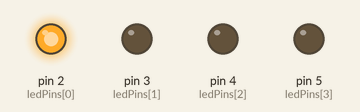
Recording of a sketch running on a simulated Arduino Uno, built with avr-gcc and run on an emulated ATmega328P. On the bench: output pins drawn as LEDs (lit = HIGH).

Above: at 0.1 s.
At 5.7 s:
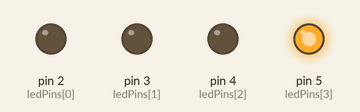
At 16.2 s:
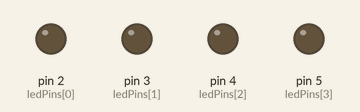
At 19.4 s:
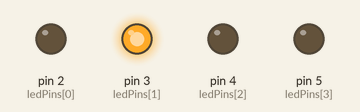
At 32.5 s:
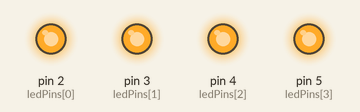
At 38.7 s:
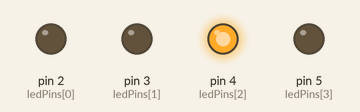
Timing chart, 0 to 40.0 s (numbered marks = the images above):
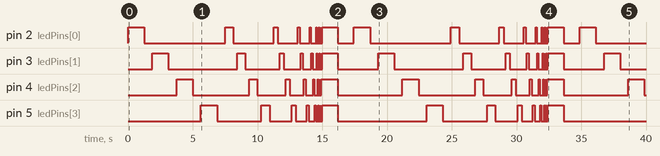

The sketch:

led_select.ino
```cpp
int ledPins[] = {2, 3, 4, 5};
int delayTime = 1250; // this number times 255 is ~how long the led will take to glow all the way
void setup() {
  for (int i=0; i<4; i++) {
    pinMode(ledPins[i], OUTPUT);
  }
}

//member functions
void powerPin_1()
{
  digitalWrite(ledPins[0], HIGH);
}
void offPin_1()
{
    digitalWrite(ledPins[0], LOW);
}
void powerPin_2()
{
  digitalWrite(ledPins[1], HIGH);
}
void offPin_2()
{
    digitalWrite(ledPins[1], LOW);
}
void powerPin_3()
{
  digitalWrite(ledPins[2], HIGH);
}
void offPin_3()
{
    digitalWrite(ledPins[2], LOW);
}
void powerPin_4()
{
  digitalWrite(ledPins[3], HIGH);
}
void offPin_4()
{
    digitalWrite(ledPins[3], LOW);
}

void powerAll() {
  powerPin_1();
  powerPin_2();
  powerPin_3();
  powerPin_4();
}

void offAll() {
  offPin_1();
  offPin_2();
  offPin_3();
  offPin_4();
}

void loop() {
  /*
  for (int i=0; i<4; i++) {
  digitalWrite(ledPins[i], HIGH);
  delay(delayTime);
  digitalWrite(ledPins[i], LOW);
  delay(delayTime);
  }
  */
  do {
  delayTime=delayTime/2;

  powerPin_1();
  delay(delayTime * 2);
  offPin_1();
  delay(delayTime);

  powerPin_2();
  delay(delayTime * 2);
  offPin_2();
  delay(delayTime);

  powerPin_3();
  delay(delayTime * 2);
  offPin_3();
  delay(delayTime);

  powerPin_4();
  delay(delayTime * 2);
  offPin_4();
  delay(delayTime);
  } while (delayTime > 0);

  delayTime=1250;
  powerAll();

  delay(delayTime);
  offAll();
  delay(delayTime);

  Serial.println("");
}
```

Measured:
- by itself, pin 5 (ledPins[3]): LOW → HIGH at 5.6 s, → LOW 1.3 s later, → HIGH 3.4 s later, → LOW 0.62 s later, … (36 changes in this stretch)
- by itself, pin 2 (ledPins[0]): repeats every 17.4 s: LOW 6.3 s, HIGH 0.62 s, LOW 3.1 s, HIGH 0.31 s, LOW 1.6 s, HIGH 0.16 s, LOW 0.78 s, HIGH 0.08 s, LOW 0.39 s, HIGH 0.04 s, LOW 0.19 s, HIGH 0.02 s, LOW 0.09 s, HIGH 0.01 s, LOW 0.12 s, HIGH 1.2 s, LOW 1.3 s, HIGH 1.3 s
- by itself, pin 3 (ledPins[1]): repeats every 17.4 s: LOW 5.3 s, HIGH 0.62 s, LOW 2.7 s, HIGH 0.31 s, LOW 1.3 s, HIGH 0.16 s, LOW 0.66 s, HIGH 0.08 s, LOW 0.33 s, HIGH 0.04 s, LOW 0.16 s, HIGH 0.02 s, LOW 0.08 s, HIGH 0.01 s, LOW 0.10 s, HIGH 1.2 s, LOW 3.1 s, HIGH 1.3 s
